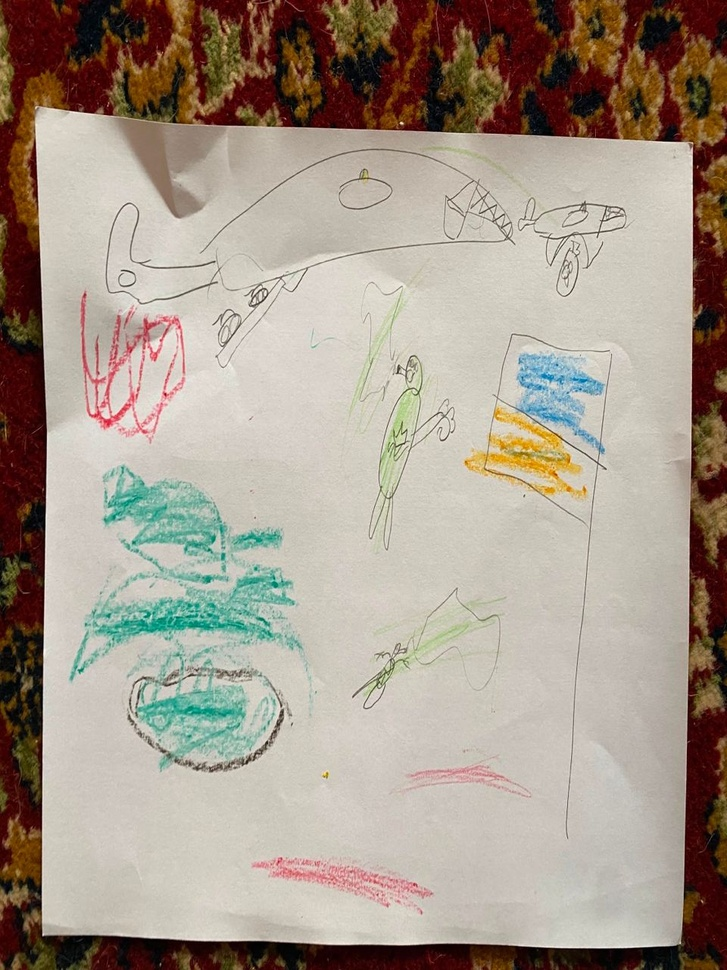
#> input picture resources/images/1.jpg, 727 x 970 px, shrunk from 960 x 1280 before the run; its folder holds only this picture in this run
$ python corner_finder.py
#> lines starting #> are read from the running program, lines starting #| are printed output that depends on the picture; after the words box and inside, x2 and y2 are one past the last pixel; in counts of white or black regions, pixels touching at a corner belong together
import glob
import sys
from itertools import chain

import cv2
import numpy as np
from wand.image import Image


def closest_node(node, nodes):
    nodes = np.asarray(nodes)
    deltas = nodes - node
    dist_2 = np.einsum("ij,ij->i", deltas, deltas)
    return nodes[np.argmin(dist_2)]


def file_name(original_name, suffix):
    name = "".join(original_name.split(".")[:-1])
    return f"{name}-{suffix}.jpeg"


def prepare_image(image_name: str):
    image = cv2.imread(image_name)
    gray = cv2.cvtColor(image, cv2.COLOR_BGR2GRAY)
    gray = 255 - gray
    blur = cv2.GaussianBlur(gray, (5, 5), 0)
    thresh = blur.copy()

    cv2.threshold(blur, 127, 255, cv2.THRESH_BINARY, dst=thresh)
    thresh = 255 - thresh
    return thresh


def find_contours(prep_image, original):
    orig_img = cv2.imread(original)
    contours, _ = cv2.findContours(prep_image, cv2.RETR_CCOMP, cv2.CHAIN_APPROX_NONE)
    new_contours = []
    height, width = prep_image.shape[:2]

    points = []
    for contour in contours:
        # TODO 50%
        if len(contour) > min(height / 2, width / 2):
            for point in contour:
                points.append(tuple(point[0]))
            new_contours.append(contour)

    cv2.drawContours(orig_img, new_contours, -1, (255, 0, 0), 10)
    cv2.imwrite(file_name(original, "contours"), orig_img)
    return orig_img


def corners2(prep_image):
    contours_list, _ = cv2.findContours(
        prep_image, cv2.RETR_CCOMP, cv2.CHAIN_APPROX_NONE
    )
    height, width = prep_image.shape[:2]

    points = []
    for contour in contours_list:
        # TODO 50%
        if len(contour) > min(height / 2, width / 2):
            for point in contour:
                points.append(tuple(point[0]))

    return [
        closest_node((0, 0), points),
        closest_node((width, 0), points),
        closest_node((0, height), points),
        closest_node((width, height), points),
    ]


# [21 lines left out: function corners, not called in this run]


def main():
    pattern_str = sys.argv[1] if len(sys.argv) > 1 else "*"
    pattern = f"resources/images/{pattern_str}.jpg"
    for file in glob.glob(pattern):
        prep = prepare_image(file)
#> in prepare_image, image is the input picture: shape (970, 727, 3); mean B, G, R 139.8, 152.8, 165.3
#> in prepare_image, `gray = cv2.cvtColor(image, cv2.COLOR_BGR2GRAY)`:
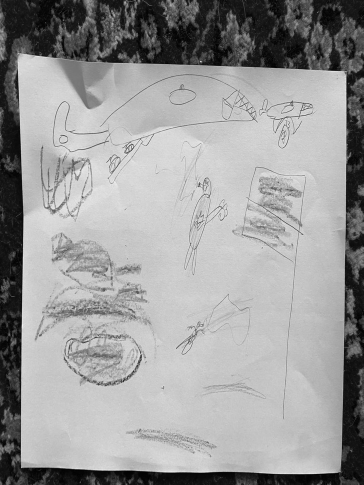
#> gray: shape (970, 727) (shown at 1/2 size); min 0, max 254, mean 155
#> in prepare_image, `gray = 255 - gray`:
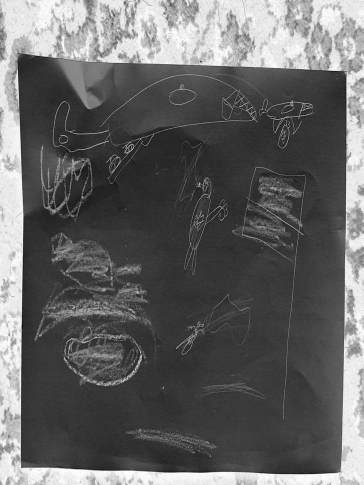
#> gray: shape (970, 727) (shown at 1/2 size); min 1, max 255, mean 100
#> in prepare_image, `cv2.threshold(blur, 127, 255, cv2.THRESH_BINARY, dst=thresh)`:
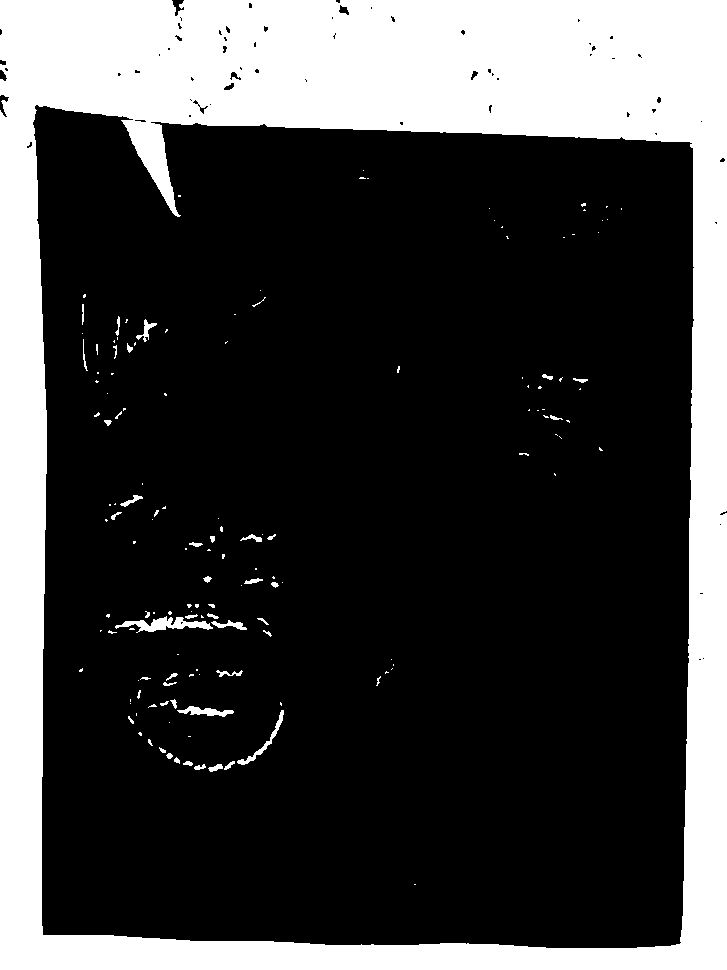
#> thresh: shape (970, 727); 26.1% white; 147 white regions (102 under 20 px), largest, box (x1, y1, x2, y2) and area: (0, 0, 727, 970) 180278, (115, 616, 213, 633) 710, (177, 706, 234, 717) 304
        height, width = prep.shape[:2]
        cv2.imwrite("prep.jpeg", prep)
        contoured_image = find_contours(prep, file)
#> in find_contours, `contours, _ = cv2.findContours(prep_image, cv2.RETR_CCOMP, cv2.CHAIN_A..`: contours = 225 contours, 157 with area under 20; largest, box (x1, y1, x2, y2) and area: (33, 105, 694, 948) 522440, (114, 615, 214, 633) 828, (236, 709, 285, 766) 377, (176, 705, 235, 718) 364, (210, 619, 248, 631) 196
#> the loop in find_contours, `for contour in contours:` made 225 passes
#> contour on passes 1 to 3: [[699, 659], [700, 659]], [[703, 658]], [[181, 622], [181, 623], [182, 622]]
#> after the loop in find_contours, `for contour in contours:`: new_contours = 1 contour; box (x1, y1, x2, y2) and area: (33, 105, 694, 948) 522440; points = 3119 pairs, first value 33 to 693, second value 105 to 947
#> in find_contours, `cv2.drawContours(orig_img, new_contours, -1, (255, 0, 0), 10)`:
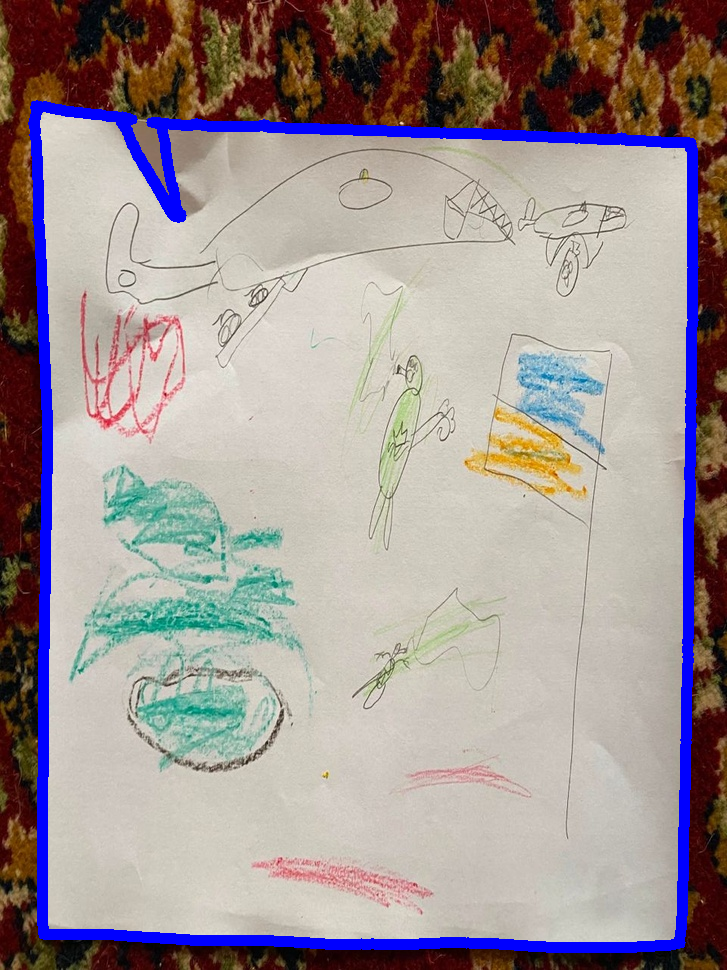
#> orig_img: shape (970, 727, 3); 4.86% of pixels changed, all inside (x1, y1, x2, y2) = (28, 100, 699, 953)
        cv2.imwrite("contour.jpeg", contoured_image)
        coordinates = corners2(prep)
#> in corners2, `contours_list, _ = cv2.findContours( prep_image, cv2.RETR_CCOMP, cv2.C..`: contours_list has the same summary as contours in find_contours
#> the loop in corners2, `for contour in contours_list:` made 225 passes
#> in closest_node, `nodes = np.asarray(nodes)`: nodes has the same summary as points in find_contours
#> in closest_node, `deltas = nodes - node`: deltas has the same summary as points in find_contours
#> in closest_node, `dist_2 = np.einsum("ij,ij->i", deltas, deltas)`: dist_2 = 3119 values, max 1350290 at index 1465, min 12321 at index 0, mean 555008.6
#> coordinates = [[36, 105], [689, 142], [43, 934], [680, 942]]
        base_corners = list(
            chain.from_iterable(
                zip(coordinates, [(0, 0), (width, 0), (0, height), (width, height)])
            )
        )
#> base_corners = [[36, 105], (0, 0), [689, 142], (727, 0), [43, 934], (0, 970), [680, 942], (727, 970)]
        base_corners = list(chain.from_iterable(base_corners))
#> base_corners = [36, 105, 0, 0, 689, 142, 727, 0, 43, 934, 0, 970, 680, 942, 727, 970]
        with Image(filename=file) as img:
            img.distort("perspective", base_corners)
            img.enhance()
            img.auto_orient()
            img.auto_level()
            img.normalize()
            img.contrast()
            filename = file_name(file, "final")
            img.save(filename=filename)
            print(f"Saved file - {filename}")


if __name__ == "__main__":
    main()
#> (the call stopped at in main, `with Image(filename=file) as img:`: wand is not available in this run)

$ run again, on resources/images/2022-04-27 19.30.45.jpg
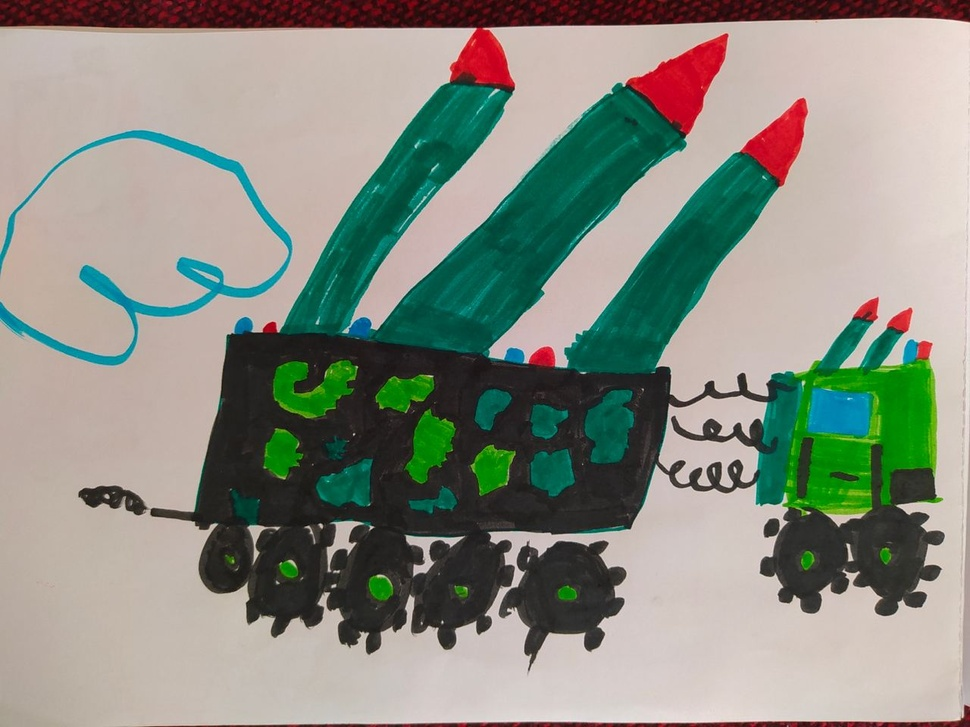
#> input picture resources/images/2022-04-27 19.30.45.jpg, 970 x 727 px, shrunk from 1280 x 960 before the run
#> in prepare_image, image is the input picture: shape (727, 970, 3); mean B, G, R 130.3, 141.5, 137.7
#> in prepare_image, `cv2.threshold(blur, 127, 255, cv2.THRESH_BINARY, dst=thresh)`:
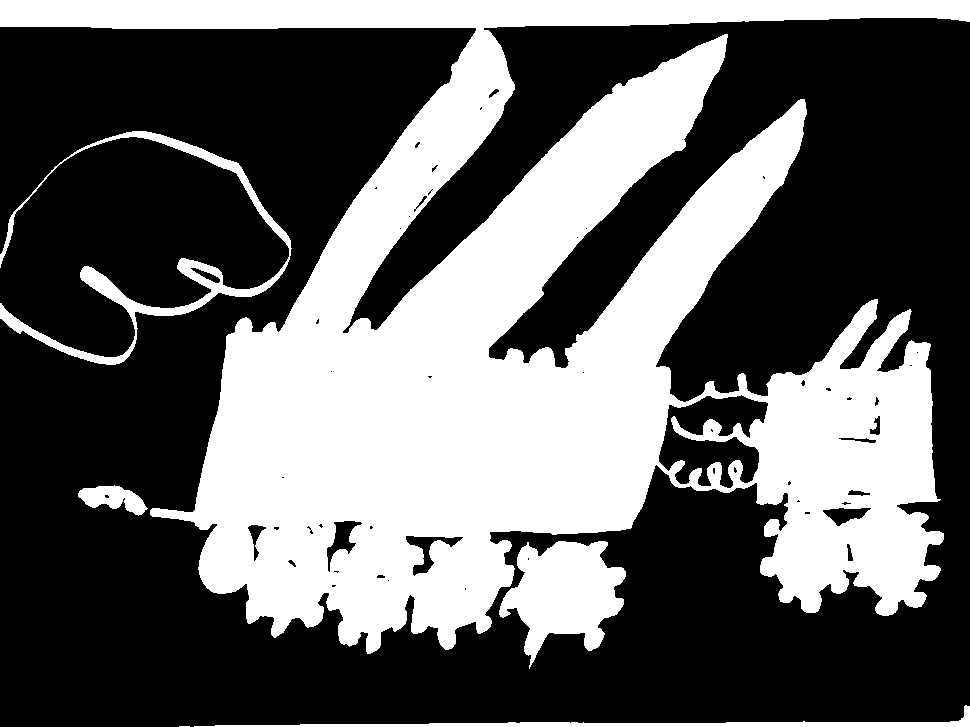
#> thresh: shape (727, 970); 38.5% white; 6 white regions (1 under 20 px), largest, box (x1, y1, x2, y2) and area: (0, 0, 970, 654) 251254, (499, 541, 626, 669) 9254, (0, 131, 292, 365) 6480, (194, 705, 970, 727) 3178, (78, 485, 148, 516) 1199
#> contours = 56 contours, 40 with area under 20; largest, box (x1, y1, x2, y2) and area: (0, 18, 970, 727) 391896, (0, 137, 289, 357) 38720, (498, 540, 627, 670) 9508, (659, 395, 768, 488) 5532, (77, 484, 149, 517) 1291
#> the loop in find_contours, `for contour in contours:` made 56 passes
#> contour on passes 1, 3, 7, 19, 23, 27, 35, 36: [[465, 588], [465, 589]], [[388, 580]], [[528, 558], [528, 559]], [[798, 500], [797, 501], [798, 501], [799, 501]], [[282, 477], [283, 477]], [[711, 429], [711, 430], [712, 431], [712, 430]], [[583, 372]], [[331, 371]]
#> after the loop in find_contours, `for contour in contours:`: new_contours = 4 contours; box (x1, y1, x2, y2) and area: (0, 18, 970, 727) 391896, (0, 137, 289, 357) 38720, (498, 540, 627, 670) 9508, (659, 395, 768, 488) 5532; points = 11080 pairs, first value 0 to 969, second value 18 to 726
#> in find_contours, `cv2.drawContours(orig_img, new_contours, -1, (255, 0, 0), 10)`:
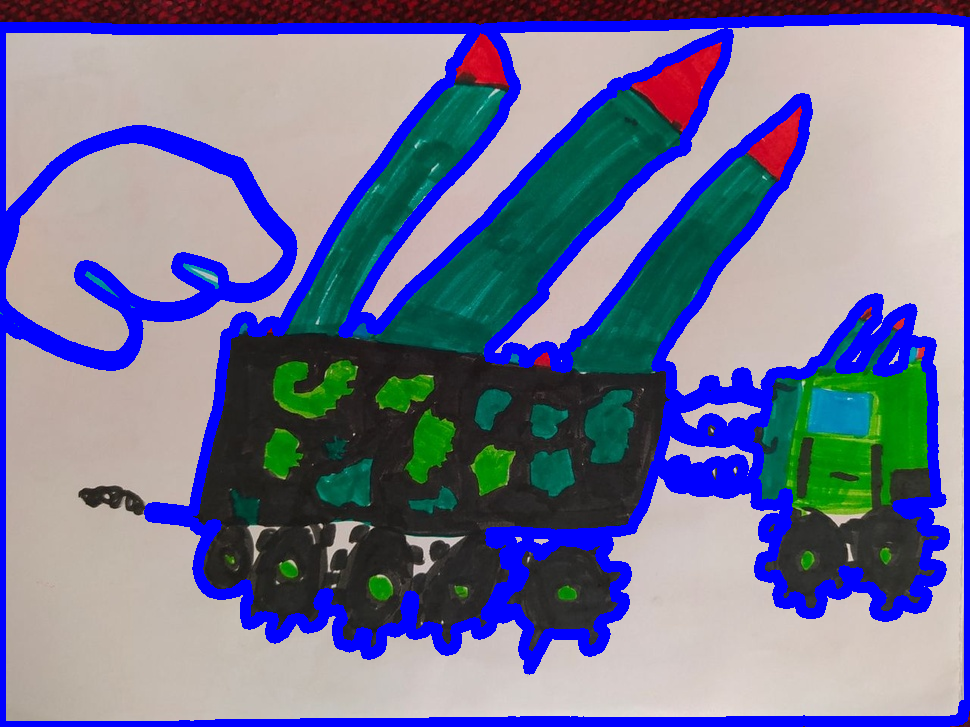
#> orig_img: shape (727, 970, 3); 16.87% of pixels changed, all inside (x1, y1, x2, y2) = (0, 13, 970, 727)
#> contours_list has the same summary as contours in find_contours
#> the loop in corners2, `for contour in contours_list:` made 56 passes
#> nodes has the same summary as points in find_contours
#> deltas has the same summary as points in find_contours
#> dist_2 = 11080 values, max 1440025 at index 9767, min 729 at index 7464, mean 529518.9
#> coordinates = [[0, 27], [965, 21], [0, 726], [960, 719]]
#> in main, `base_corners = list( chain.from_iterable( zip(coordinates, [(0, 0), (w..`: base_corners = [[0, 27], (0, 0), [965, 21], (970, 0), [0, 726], (0, 727), [960, 719], (970, 727)]
#> in main, `base_corners = list(chain.from_iterable(base_corners))`: base_corners = [0, 27, 0, 0, 965, 21, 970, 0, 0, 726, 0, 727, 960, 719, 970, 727]

$ run again, on resources/images/2022-04-27 19.30.49.jpg
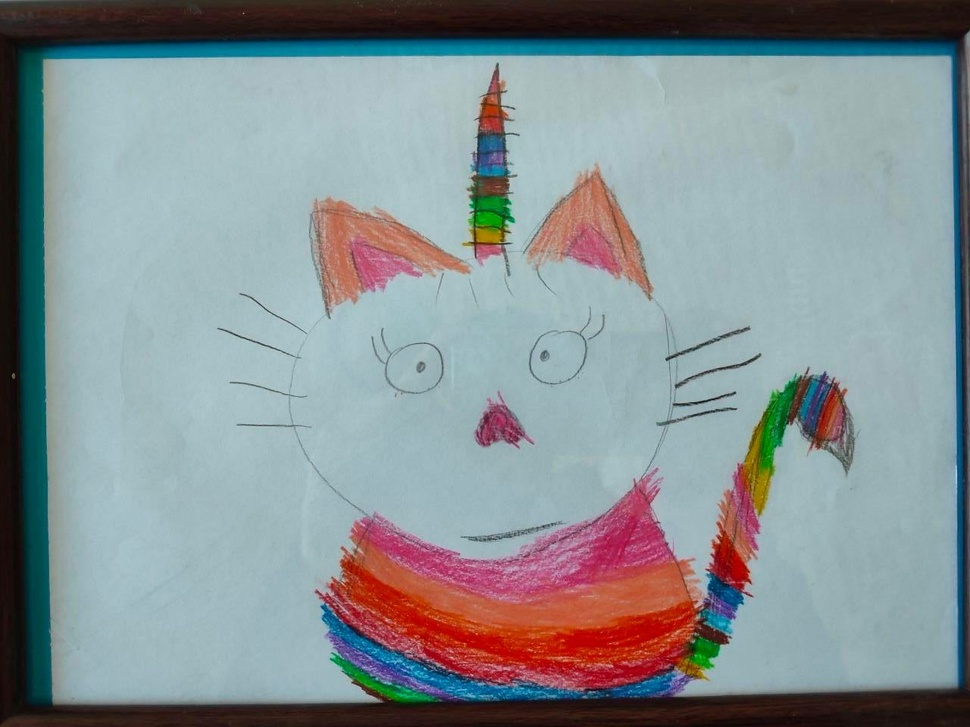
#> input picture resources/images/2022-04-27 19.30.49.jpg, 970 x 727 px, shrunk from 1280 x 960 before the run
#> in prepare_image, image is the input picture: shape (727, 970, 3); mean B, G, R 147.7, 144.6, 134.7
#> in prepare_image, `cv2.threshold(blur, 127, 255, cv2.THRESH_BINARY, dst=thresh)`:
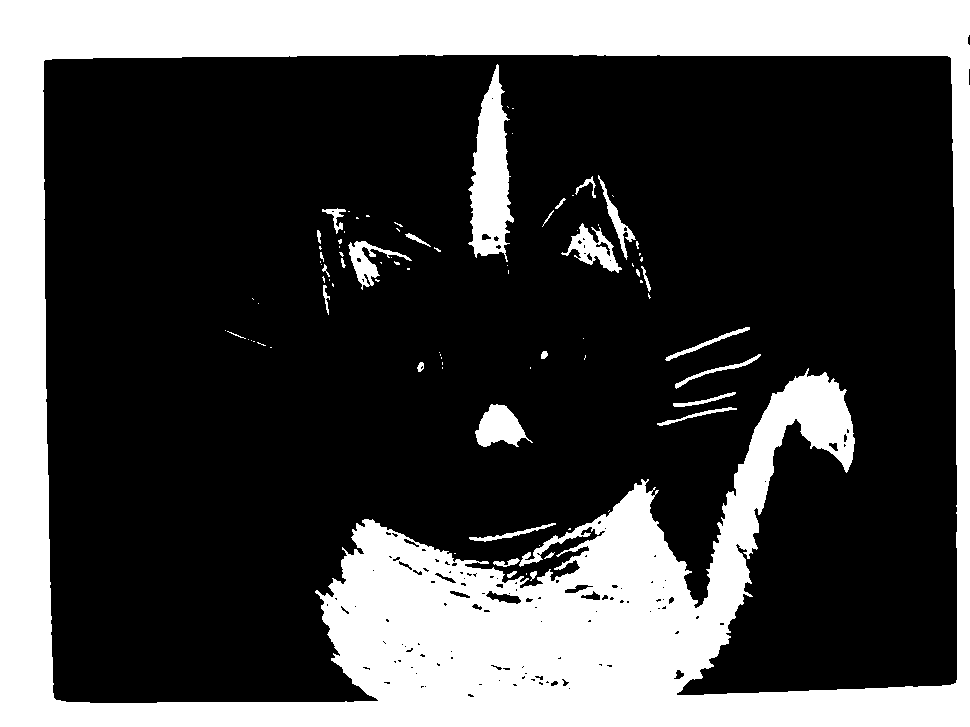
#> thresh: shape (727, 970); 28.7% white; 87 white regions (57 under 20 px), largest, box (x1, y1, x2, y2) and area: (0, 0, 970, 727) 190131, (468, 64, 514, 262) 5281, (475, 404, 533, 447) 1449
#> contours = 232 contours, 185 with area under 20; largest, box (x1, y1, x2, y2) and area: (43, 55, 957, 703) 511065, (467, 63, 515, 263) 5592, (474, 403, 534, 448) 1529, (560, 222, 623, 274) 1352, (347, 240, 413, 291) 1074
#> the loop in find_contours, `for contour in contours:` made 232 passes
#> contour on passes 2, 3, 6: [[569, 688]], [[425, 686]], [[479, 684], [480, 684], [481, 684], [480, 684]]
#> after the loop in find_contours, `for contour in contours:`: new_contours = 2 contours; box (x1, y1, x2, y2) and area: (43, 55, 957, 703) 511065, (467, 63, 515, 263) 5592; points = 5557 pairs, first value 43 to 956, second value 55 to 702
#> in find_contours, `cv2.drawContours(orig_img, new_contours, -1, (255, 0, 0), 10)`:
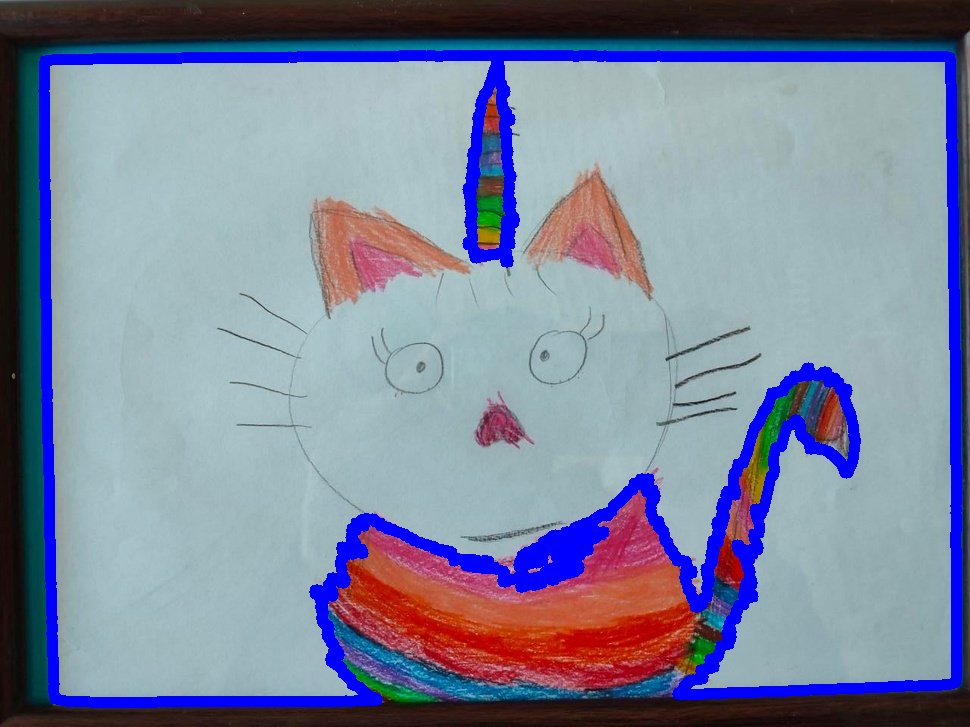
#> orig_img: shape (727, 970, 3); 8.28% of pixels changed, all inside (x1, y1, x2, y2) = (38, 50, 962, 708)
#> contours_list has the same summary as contours in find_contours
#> the loop in corners2, `for contour in contours_list:` made 232 passes
#> nodes has the same summary as points in find_contours
#> deltas has the same summary as points in find_contours
#> dist_2 = 5557 values, max 1377149 at index 3899, min 5625 at index 354, mean 594950.1
#> coordinates = [[45, 60], [947, 56], [54, 697], [953, 683]]
#> in main, `base_corners = list( chain.from_iterable( zip(coordinates, [(0, 0), (w..`: base_corners = [[45, 60], (0, 0), [947, 56], (970, 0), [54, 697], (0, 727), [953, 683], (970, 727)]
#> in main, `base_corners = list(chain.from_iterable(base_corners))`: base_corners = [45, 60, 0, 0, 947, 56, 970, 0, 54, 697, 0, 727, 953, 683, 970, 727]
